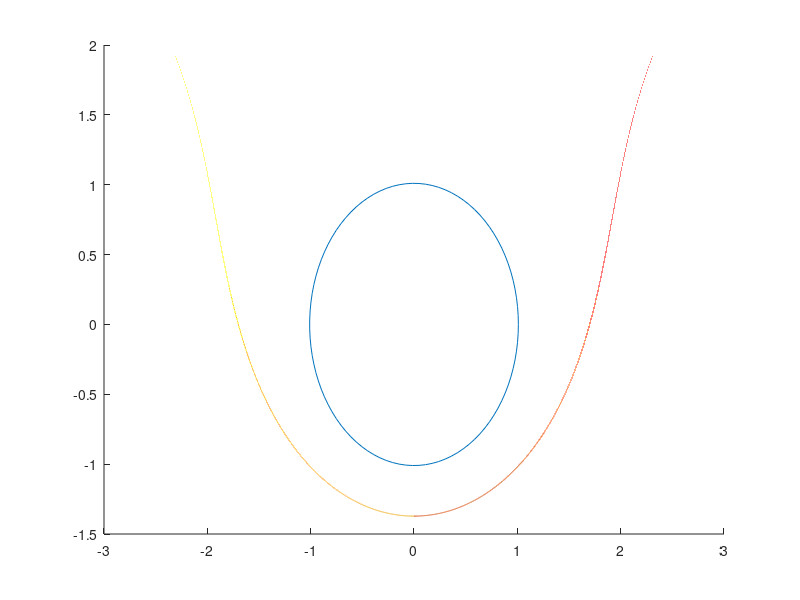

Write the MATLAB code that produced this figure.
clf;
hold on;
rr=linspace(1.01,1.01,100);
tt=linspace(0,2*pi,100);
polar(tt,rr);

K=6*pi;
c=-10;
r=linspace(1.1,3,100000);
t=asin((c+K*log(r))./(2*pi*(r-1./r)));
polar(t,r);
polar(pi-t,r);


r=1:0.001:4;

kninety=rot90([asin((c+K*log(r))./(2*pi*(r-1./r)));r],-1);

kkk=fopen("vortex.txt","w");
fdisp(kkk,kninety)
fclose(kkk);
